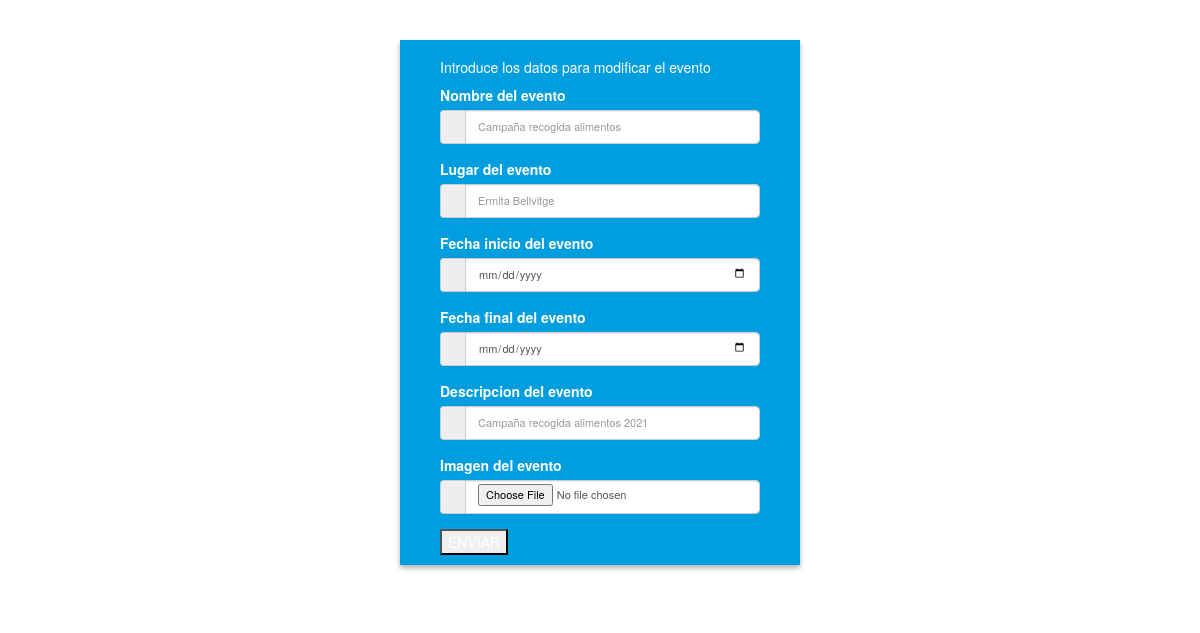
The app's page /view/modeventos.php?id_evento=3 (signed in) with its own data.
### tables this page shows
CREATE TABLE `tbl_evento` (
  `id_evento` int(11) NOT NULL,
  `nombre_evento` varchar(50) NOT NULL,
  `lugar_evento` varchar(50) NOT NULL,
  `fecha_inicio_evento` date NOT NULL,
  `fecha_final_evento` date NOT NULL,
  `descripcion` text NOT NULL,
  `path` varchar(100) NOT NULL,
  `disponibilidad_evento` tinyint(1) NOT NULL
);

### view/modeventos.php (the view, shortened to what this page needs)
<?php
require_once "../services/connection.php";
if ($_SESSION['email']=="") {
    header("location:menu.php");
}else {
?>
<!DOCTYPE html>
<html lang="en">
<head>
    <link href="//maxcdn.bootstrapcdn.com/bootstrap/4.1.1/css/bootstrap.min.css" rel="stylesheet" id="bootstrap-css">
    <link href="//maxcdn.bootstrapcdn.com/bootstrap/3.3.0/css/bootstrap.min.css" rel="stylesheet" id="bootstrap-css">
    <link href="../css/form.css" rel="stylesheet">
</head>
<body>
    <?php
        $id_evento=$_GET['id_evento'];
        $sentencia1=$pdo->prepare("SELECT * FROM tbl_evento WHERE id_evento=$id_evento");
        $sentencia1->execute();
        $row=$sentencia1->fetch(PDO::FETCH_ASSOC);
        $nombre_evento=$row['nombre_evento'];
        $lugar_evento=$row['lugar_evento'];
        $descripcion=$row['descripcion'];
    ?>
    <div class="container">
		<div class="main">
			<div class="main-center">
			<h5>Introduce los datos para modificar el evento</h5>
                <form action="../proceses/modificareventos.php" method="post" enctype="multipart/form-data">
                    <div class="form-group">
                    <label for="nombre_evento">Nombre del evento</label>
                            <div class="input-group">
                                <span class="input-group-addon"><i class="fa fa-user fa" aria-hidden="true"></i></span>
                                <?php echo "<input type='text' class='form-control' name='nombre_evento' placeholder='$nombre_evento'>";?>
                            </div>
                    </div>
                    <div class="form-group">
                    <label for="lugar_evento">Lugar del evento</label>
                            <div class="input-group">
                                <span class="input-group-addon"><i class="fa fa-users fa" aria-hidden="true"></i></span>
                                <?php echo "<input type='text' class='form-control' name='lugar_evento' placeholder='$lugar_evento'>";?>
                            </div>
                    </div>
                    <div class="form-group">
                    <label for="fecha_inicio_evento">Fecha inicio del evento</label>
                            <div class="input-group">
                                <span class="input-group-addon"><i class="fa fa-envelope fa" aria-hidden="true"></i></span>
                                <input type="date" class="form-control" name="fecha_inicio_evento">
                        </div>
                    </div>
                    <div class="form-group">
                    <label for="fecha_final_evento">Fecha final del evento</label>
                            <div class="input-group">
                                <span class="input-group-addon"><i class="fa fa-lock fa-lg" aria-hidden="true"></i></span>
                                <input type="date" class="form-control" name="fecha_final_evento">
                            </div>
                    </div>
                    <div class="form-group">
                    <label for="descripcion">Descripcion del evento</label>
                            <div class="input-group">
                                <span class="input-group-addon"><i class="fa fa-lock fa-lg" aria-hidden="true"></i></span>
                                <?php echo "<input type='text' class='form-control' name='descripcion' placeholder='$descripcion'>";?>
                            </div>
                    </div>
                    <div class="form-group">
                    <label for="file">Imagen del evento</label>
                            <div class="input-group">
                                <span class="input-group-addon"><i class="fa fa-lock fa-lg" aria-hidden="true"></i></span>
                                <?php echo "<input type='file' class='form-control' name='file' accept='image/*'>";?>
                            </div>
                    </div>
                    <button type="submit">ENVIAR</button>
                </form>
			</div>
		</div>
	</div>
</body>
</html>
<?php
}
?>

### css/form.css (style rules this page uses)
.main { padding: 40px 0; }
.main input, .main input::-webkit-input-placeholder { font-size: 11px; padding-top: 3px; }
.main-center { margin-top: 30px; margin: 0 auto; max-width: 400px; padding: 10px 40px; background: #009edf; color: #FFF; text-shadow: none; -webkit-box-shadow: 0px 3px 5px 0px rgba(0, 0, 0, 0.31); -moz-box-shadow: 0px 3px 5px 0px rgba(0, 0, 0, 0.31); box-shadow: 0px 3px 5px 0px rgba(0, 0, 0, 0.31); }

### records on screen
tbl_evento: nombre_evento "Campaña recogida alimentos", lugar_evento "Ermita Bellvitge", descripcion "Campaña recogida alimentos 2021"
